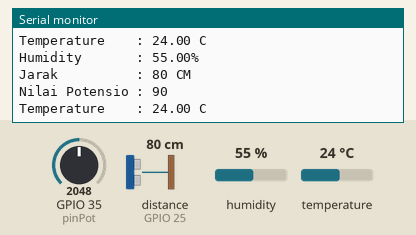
The sketch below on a simulated ESP32. On the bench: the last lines printed to the serial monitor. Wiring (inferred from the names in the program): ultrasonic range finder: trigger GPIO 26; echo GPIO 25. The test bench sets the inputs (shaded band); at power-on: GPIO 35 (pinPot) = 2048, distance to the obstacle (sensor on GPIO 25) 80 cm, humidity 55 %, temperature 24 °C. The echo pulse lasts 58.3 µs per cm; nothing arrives over Bluetooth unless stated.

Above: at 7.2 s.
7.3 s: GPIO 35 (pinPot) set to 248
At 8.4 s:
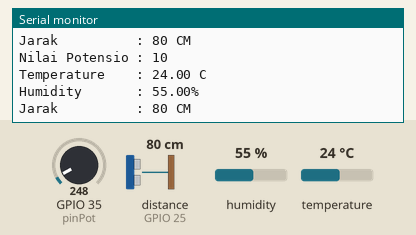
13.3 s: GPIO 35 (pinPot) set to 213
At 18.59 s:
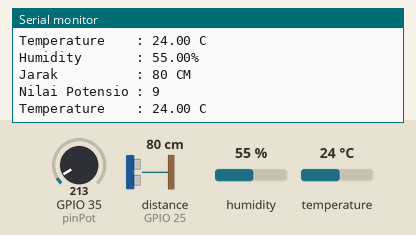
Timing chart, 0 to 20.1 s (numbered marks = the images above; inputs shaded):
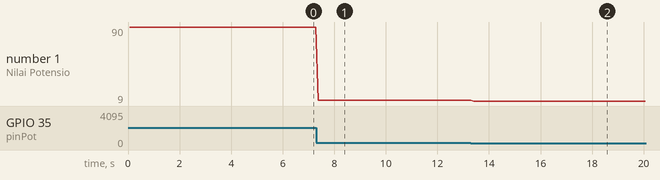

The sketch:

MASTER.ino
```cpp
#include <DHT.h>
#include <analogWrite.h>
#include "BluetoothSerial.h"
#define DHTTYPE DHT11
#define DHTPIN 4
#define trigPin 26
#define echoPin 25
#define pinPot 35
int nilaiPot = 0;
String Kirim_data;
DHT dht(DHTPIN, DHTTYPE);
float Temperature;
float Humidity;
long duration;
long distance;
BluetoothSerial SerialBT;
String MACadd = "3C:61:05:2F:E0:0E";
uint8_t address[6]  = {0x3C, 0x61, 0x05, 0x2F, 0xE0, 0x0E};
String name = "Slave";
char *pin = "1234"; //<- standard pin would be provided by default
bool connected;

void setup() {
  Serial.begin(9600);
  SerialBT.begin("Slave", true);
  pinMode(pinPot, INPUT);
  pinMode(trigPin, OUTPUT);
  pinMode(echoPin, INPUT);
  Serial.println();
  pinMode(DHTPIN, INPUT);
  dht.begin();
  Serial.println("The device started in master mode, make sure remote BT device is on!");
  //connected = SerialBT.connect(name);
  connected = SerialBT.connect(address);

  if (connected) {
    Serial.println("Connected Succesfully!");
  } else {
    while (!SerialBT.connected(10000)) {
      Serial.println("Failed to connect. Make sure remote device is available and in range, then restart app.");
    }
  }
  SerialBT.connect();
}
void sensor() {
  nilaiPot = analogRead(pinPot);
  nilaiPot = map(nilaiPot, 0, 4095, 0, 180);
  Temperature = dht.readTemperature();
  Humidity = dht.readHumidity();
  digitalWrite(trigPin, HIGH);
  digitalWrite(trigPin, LOW);
  duration = pulseIn(echoPin, HIGH);
  distance = (duration / 2) / 29.1;
}
void loop() {
  sensor();
  Serial.println();
  Serial.println("Nilai Potensio : " + String(nilaiPot));
  Serial.println("Temperature    : " + String(Temperature) + " C");
  Serial.println("Humidity       : " + String(Humidity) + "%");
  Serial.println("Jarak          : " + String(distance) + " CM");
  Kirim_data = String(nilaiPot) + "," + String(Temperature) + "," + String(Humidity) + "," + String(distance);
  SerialBT.println(Kirim_data);
  //delay(500);
}

// 22 april 2022
```

Measured:
- the behaviour switches between 228 and 227 on GPIO 35 (pinPot) (found by bisection; images 1 and 2)
- after the input at 7.3 s, the serial monitor: prints a new line after 0.08 s (image 1)
- after the input at 13.3 s, the serial monitor: prints a new line after 0.10 s (image 2)
- plotted number 1: 90 → 10 after the input at 7.3 s, 10 → 9 after the input at 13.3 s
